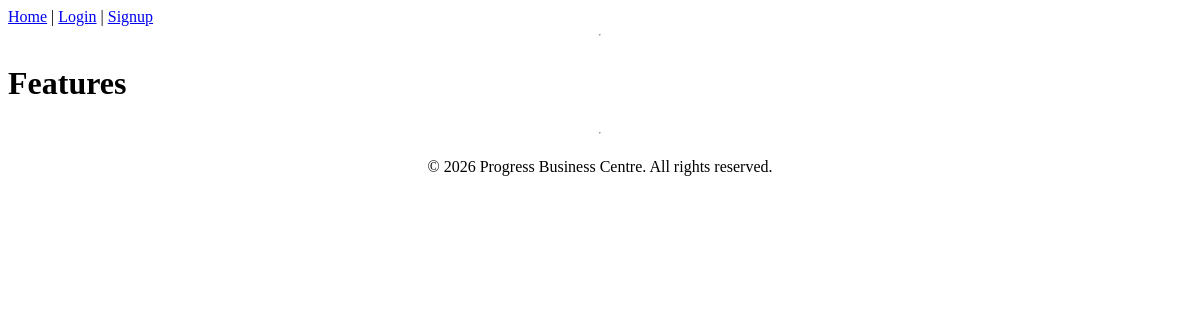
Page /features/ on the earlier database version.
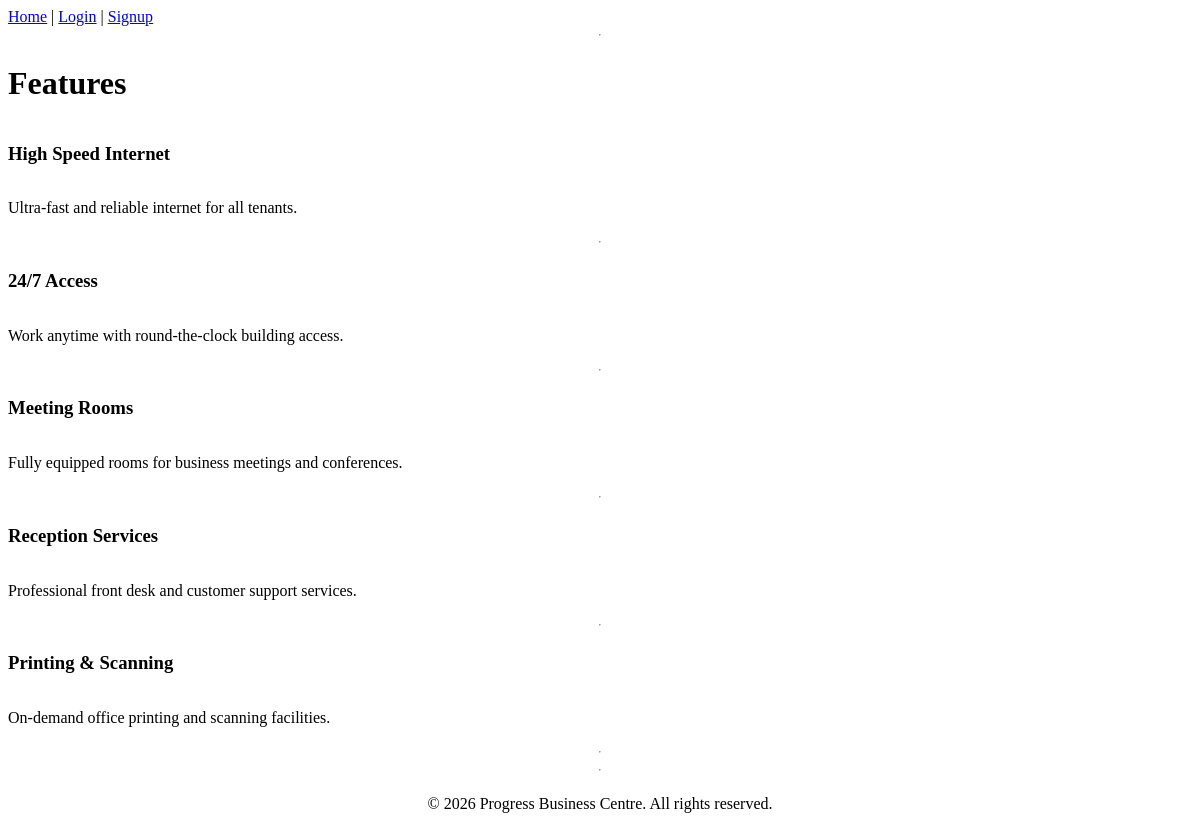
Same page on the later database version.
### main_app/models.py (models this page shows, shortened)
class Feature(models.Model):
    title = models.CharField(max_length=100)
    description = models.TextField()

### main_app/views.py (the view)
# urls.py: path('features/', views.FeatureListView.as_view(), name='features'),
class FeatureListView(ListView):
    model = Feature
    template_name = 'features/index.html'
    context_object_name = 'features'

### main_app/templates/features/index.html
{% extends 'base.html' %}
{% block content %}
<h1>Features</h1>
{% for feature in features %}
    <h3>{{ feature.title }}</h3>
    <p>{{ feature.description }}</p>
    <hr>
{% endfor %}
{% endblock %}

### main_app/templates/base.html (shortened to what this page needs)
{% load static %}
<!DOCTYPE html>
<html lang="en">
<head>
    <link rel="stylesheet" type="text/css" href="{% static 'css/style.css' %}">
</head>
<body>
<nav>
    {% if user.is_authenticated %}
        <a href="{% url 'home' %}">Home</a> |
        <a href="{% url 'about' %}">About</a> |
        <a href="{% url 'services' %}">Services</a> |
        <a href="{% url 'features' %}">Features</a> |
        <a href="{% url 'branches' %}">Branches</a> |
        <a href="{% url 'rooms' %}">Rooms</a> |
        <a href="{% url 'events' %}">Events</a> |
        <a href="{% url 'gallery' %}">Gallery</a> |
        <a href="{% url 'faqs' %}">FAQ</a> |
        <a href="{% url 'business_detail' %}">My Business</a>
    <form method="post" action="{% url 'logout' %}">
    {% csrf_token %}
    <button type="submit">Logout</button>
    </form>
    {% else %}
        <a href="{% url 'home' %}">Home</a> |
        <a href="/accounts/login/">Login</a> |
        <a href="{% url 'signup' %}">Signup</a>
    {% endif %}
</nav>
<hr>
{% block content %}
{% endblock %}
<hr>
    <footer>
        <p>© 2026 Progress Business Centre. All rights reserved.</p>
    </footer>
</body>
</html>

### main_app/static/css/style.css (style rules this page uses)
body { display: flex; min-height: 100vh; flex-direction: column; }
footer { padding-top: 0; text-align: center; }

Differences in the rows shown:
added Feature: title "High Speed Internet", description "Ultra-fast and reliable internet for all tenants."
added Feature: title "24/7 Access", description "Work anytime with round-the-clock building access."
added Feature: title "Meeting Rooms", description "Fully equipped rooms for business meetings and conferences."
added Feature: title "Reception Services", description "Professional front desk and customer support services."
added Feature: title "Printing & Scanning", description "On-demand office printing and scanning facilities."
